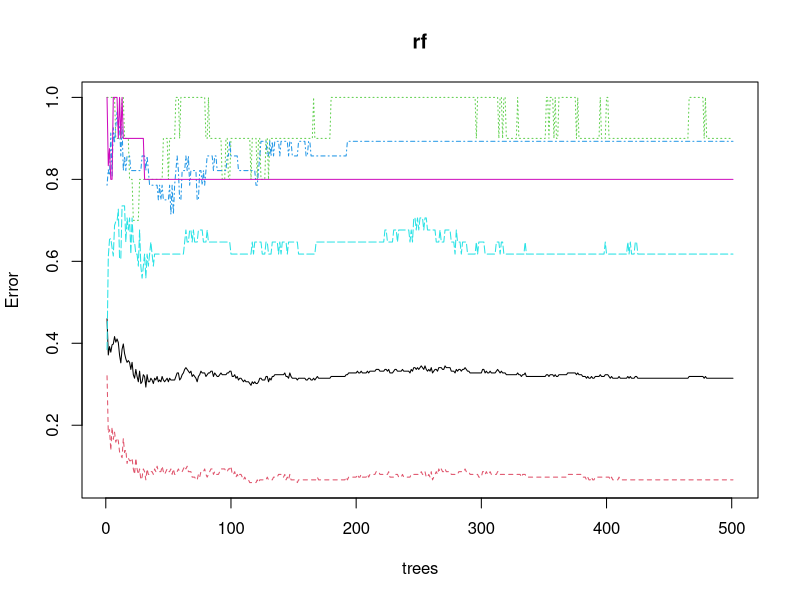

Source code (R):
## ---- chunk 1
knitr::opts_chunk$set(echo = FALSE)
## ---- chunk 2
library(tidyverse)
library(randomForest)
## ---- chunk 3
data <- read.csv("./data/observations-9.19.21.csv")
## ---- chunk 4
gps <- data[c(1,22,23)]
gps <- rename(gps,lat = latitude) %>% `colnames<-`(c("ID2","lat","long")) %>% mutate(el = ".")
write.csv(gps,file="./data/gps.csv")
## ---- chunk 5
lastdecade <- read.csv("./data/gps_Decade_2011_2020MSY.csv")
lastdecade <- rename(lastdecade, id = ID2)
## ---- chunk 6
combined <- left_join(data,lastdecade,by="id")  %>% filter(MAP >0,na.rm=TRUE)
## ---- chunk 7
topo <- read.csv("./data/gps plus DEM and TOPO data.csv")
topo <- rename(topo, id = ID2)
## ---- chunk 8
combined2 <- left_join(combined,topo,by="id")
## ---- chunk 9
combined2$field.tree.canopy.symptoms[combined2$field.tree.canopy.symptoms=="Multiple Symptoms"] <-"Multiple Symptoms (please list in Notes)"
combined2$field.tree.canopy.symptoms[combined2$field.tree.canopy.symptoms=="multiple symptoms"] <-"Multiple Symptoms (please list in Notes)"
combined2$field.tree.canopy.symptoms[combined2$field.tree.canopy.symptoms=="thinning foliage"] <-"Thinning Canopy"
combined2$field.tree.canopy.symptoms[combined2$field.tree.canopy.symptoms=="healthy"] <-"Healthy"
combined2$field.tree.canopy.symptoms[combined2$field.tree.canopy.symptoms=="dead top"] <-"Old Dead Top (needles already gone)"
combined2 <- combined2 %>% droplevels()
combined2$field.tree.canopy.symptoms <- as.factor(combined2$field.tree.canopy.symptoms)
levels(combined2$field.tree.canopy.symptoms)
## ---- chunk 10
combined2$field.number.of.additional.unhealthy.trees..of.same.species..in.area..within.sight.[combined2$field.number.of.additional.unhealthy.trees..of.same.species..in.area..within.sight.=="4"] <- "4-6"
combined2$field.number.of.additional.unhealthy.trees..of.same.species..in.area..within.sight.[combined2$field.number.of.additional.unhealthy.trees..of.same.species..in.area..within.sight.=="5"] <- "4-6"
combined2$field.number.of.additional.unhealthy.trees..of.same.species..in.area..within.sight.[combined2$field.number.of.additional.unhealthy.trees..of.same.species..in.area..within.sight.=="2"] <- "2-3"
combined2 <- combined2 %>% droplevels()
combined2$field.number.of.additional.unhealthy.trees..of.same.species..in.area..within.sight. <- as.factor(combined2$field.number.of.additional.unhealthy.trees..of.same.species..in.area..within.sight.)
levels(combined2$field.number.of.additional.unhealthy.trees..of.same.species..in.area..within.sight.)
## ---- chunk 11
combined2$field.optional...tree.size[combined2$field.optional...tree.size == "Large"] <- "Large (too big to wrap arms around trunk)"
combined2$field.optional...tree.size[combined2$field.optional...tree.size == "Medium"] <- "Medium (can wrap arms around trunk)"
combined2$field.optional...tree.size[combined2$field.optional...tree.size == "Small"] <- "Small (can wrap hands around trunk)"
combined2$field.optional...tree.size[combined2$field.optional...tree.size == "Very Large"] <- "Very Large (would take many people to wrap arms around trunk)"
combined2 <- combined2 %>% droplevels()
combined2$field.optional...tree.size <- as.factor(combined2$field.optional...tree.size)
levels(combined2$field.optional...tree.size)
## ---- chunk 12
filtered.symptoms <- combined2  %>% filter(field.tree.canopy.symptoms=="Healthy"|field.tree.canopy.symptoms=="Thinning Canopy"|field.tree.canopy.symptoms=="New Dead Top (red or brown needles still attached)"|field.tree.canopy.symptoms=="Old Dead Top (needles already gone)"|field.tree.canopy.symptoms=="Tree is dead") %>% droplevels()
levels(filtered.symptoms$field.tree.canopy.symptoms)
## ---- chunk 13
filtered.symptoms <- filtered.symptoms[c(45:341)]
names(filtered.symptoms)
## ---- chunk 14

## ---- chunk 15
rf <- randomForest(field.tree.canopy.symptoms ~.,filtered.symptoms,mtry=4,ntree=501,importance=TRUE,na.action=na.omit)
## ---- chunk 16
rf
## ---- chunk 17
plot(rf)
